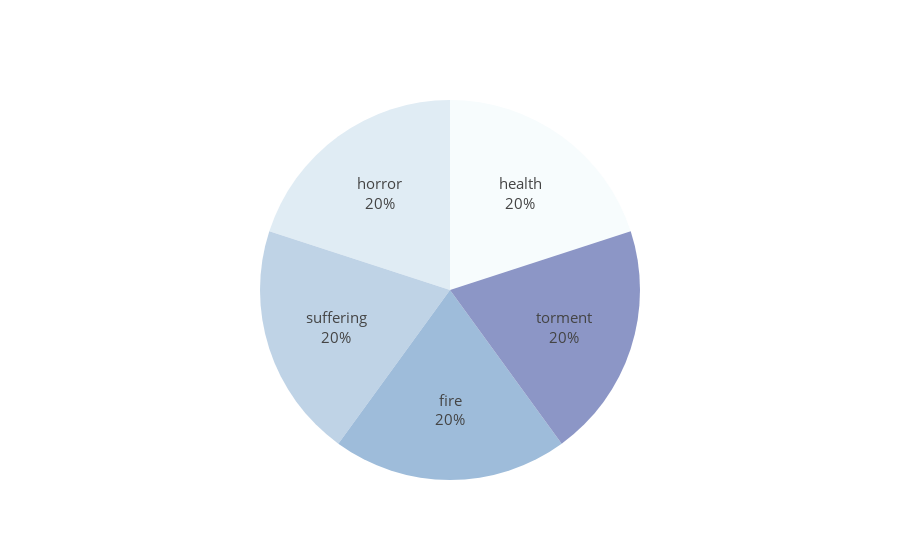

Write notebook code for a chart like this one.
### Markdown cell above
# Limits of the analysis

### Code cell
result = lexicon.analyze("is horrific even to think that there are children , victims of abortion , who will never see the light of day .", normalize=False)
result = {x:y for x,y in result.items() if y!=0}
print(result)

labels_ = list(result.keys())
values_ = list(result.values())

# Use `hole` to create a donut-like pie chart
fig = go.Figure(data=[go.Pie(labels=labels_, values=values_, textinfo='label+percent',textfont_size=15)]) #, hole=.5

fig.update_traces(marker=dict(colors=px.colors.sequential.BuPu)) #RdBu

fig.update_layout(title_font_size=13,
                               showlegend=False)

fig.show()
fig.write_html("../output/pie_empath_scores.html")

### Figure 1 — Plotly figure (JSON) as saved in the notebook; plotly's stock layout.template omitted (floating-point values rounded to 4 significant figures)
{"data": [{"labels": ["health", "horror", "suffering", "fire", "torment"], "marker": {"colors": ["rgb(247,252,253)", "rgb(224,236,244)", "rgb(191,211,230)", "rgb(158,188,218)", "rgb(140,150,198)", "rgb(140,107,177)", "rgb(136,65,157)", "rgb(129,15,124)", "rgb(77,0,75)"]}, "textfont": {"size": 15}, "textinfo": "label+percent", "type": "pie", "values": [1, 1, 1, 1, 1]}], "layout": {"showlegend": false, "title": {"font": {"size": 13}}}}
